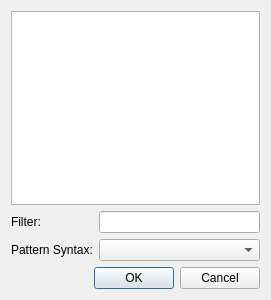
<?xml version="1.0" encoding="UTF-8"?>
<ui version="4.0">
 <class>ColorNamesDialog</class>
 <widget class="QDialog" name="ColorNamesDialog">
  <property name="geometry">
   <rect>
    <x>0</x>
    <y>0</y>
    <width>271</width>
    <height>300</height>
   </rect>
  </property>
  <property name="windowTitle">
   <string>Color Names</string>
  </property>
  <layout class="QVBoxLayout" name="verticalLayout_2">
   <item>
    <layout class="QVBoxLayout" name="verticalLayout">
     <item>
      <widget class="QListView" name="listView"/>
     </item>
     <item>
      <layout class="QFormLayout" name="formLayout">
       <item row="0" column="0">
        <widget class="QLabel" name="label">
         <property name="text">
          <string>Filter:</string>
         </property>
         <property name="buddy">
          <cstring>filterLineEdit</cstring>
         </property>
        </widget>
       </item>
       <item row="0" column="1">
        <widget class="QLineEdit" name="filterLineEdit"/>
       </item>
       <item row="1" column="0">
        <widget class="QLabel" name="label_2">
         <property name="text">
          <string>Pattern Syntax:</string>
         </property>
         <property name="buddy">
          <cstring>syntaxComboBox</cstring>
         </property>
        </widget>
       </item>
       <item row="1" column="1">
        <widget class="QComboBox" name="syntaxComboBox"/>
       </item>
      </layout>
     </item>
     <item>
      <widget class="QDialogButtonBox" name="buttonBox">
       <property name="orientation">
        <enum>Qt::Horizontal</enum>
       </property>
       <property name="standardButtons">
        <set>QDialogButtonBox::Cancel|QDialogButtonBox::Ok</set>
       </property>
      </widget>
     </item>
    </layout>
   </item>
  </layout>
 </widget>
 <resources/>
 <connections>
  <connection>
   <sender>buttonBox</sender>
   <signal>accepted()</signal>
   <receiver>ColorNamesDialog</receiver>
   <slot>accept()</slot>
   <hints>
    <hint type="sourcelabel">
     <x>248</x>
     <y>254</y>
    </hint>
    <hint type="destinationlabel">
     <x>157</x>
     <y>274</y>
    </hint>
   </hints>
  </connection>
  <connection>
   <sender>buttonBox</sender>
   <signal>rejected()</signal>
   <receiver>ColorNamesDialog</receiver>
   <slot>reject()</slot>
   <hints>
    <hint type="sourcelabel">
     <x>316</x>
     <y>260</y>
    </hint>
    <hint type="destinationlabel">
     <x>286</x>
     <y>274</y>
    </hint>
   </hints>
  </connection>
 </connections>
</ui>
